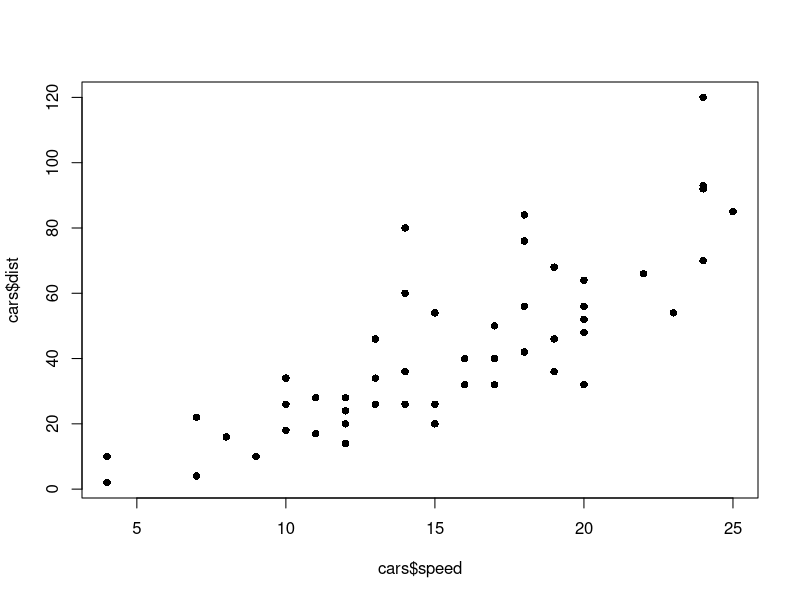
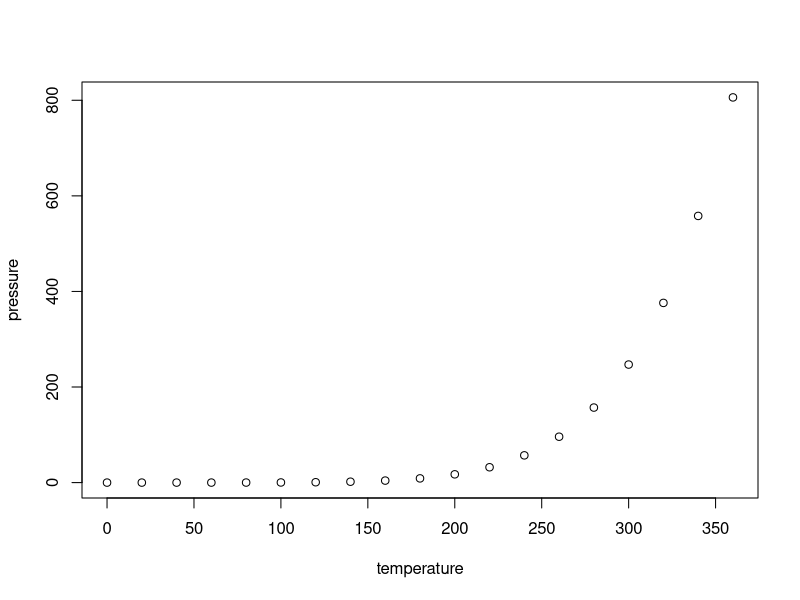

These figures' R source, in order:
## ---- chunk 1
knitr::opts_chunk$set(echo = TRUE)
## ---- chunk 2
plot(x = cars$speed, y = cars$dist, pch = 16)
## ---- chunk 3
plot(pressure)
